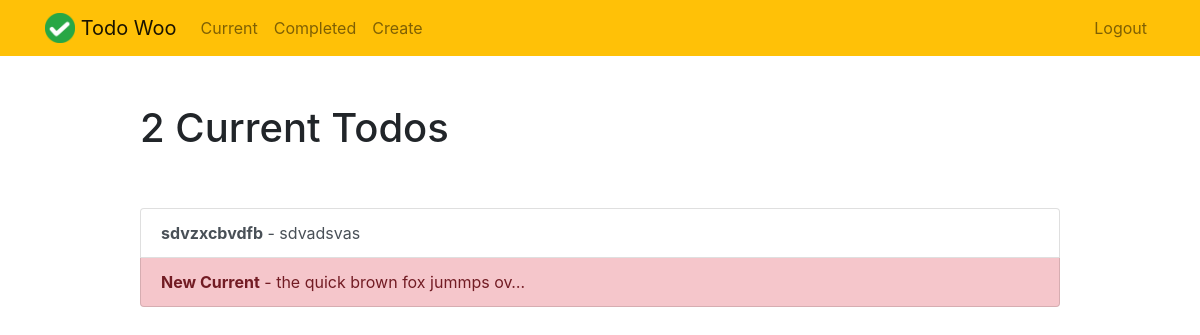
The page /currenttodos/ (signed in) on the database as committed earlier.
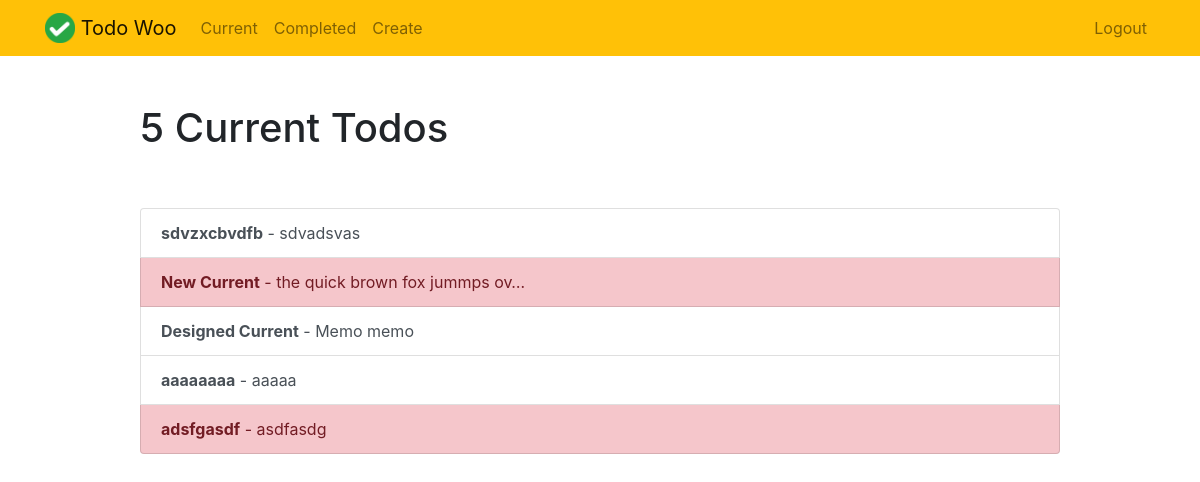
The same page on the database as committed later.
### todo/models.py (models this page shows, shortened)
class Todo(models.Model):
    title = models.CharField(max_length = 100)
    memo = models.TextField(blank = True)
    created = models.DateTimeField(auto_now_add = True)
    dateCompleted = models.DateTimeField(null = True, blank = True)
    important = models.BooleanField(default = False)
    user = models.ForeignKey(User, on_delete = models.CASCADE)

### todo/views.py (the view)
# urls.py: path('currenttodos/', views.currenttodos, name = 'currenttodos'),
@login_required
def currenttodos(request):
    todos = Todo.objects.filter(user = request.user, dateCompleted__isnull = True )
    return render(request, 'todo/currenttodos.html', {'todos' : todos})

### todo/templates/todo/currenttodos.html
{% extends "todo/base.html" %}
{% block content %}
    <div class="row justify-content-center mt-5">
        <div class="col-md-10">
            {% if todos %}
                 <h1>{{ todos.count }} Current Todo{{ todos.count|pluralize }}</h1>
            {% else %}
                           <h1>Current Todos</h1>
            {% endif %}
        </div>
    </div>
    <div class="row justify-content-center mt-5">
        <div class="col-md-10">
        {% if todos %}
            <div class="list-group">
                {% for todo in todos %}
                    <a href="{% url 'todoView' todo.id %}" class="list-group-item list-group-item-action{% if todo.important %} list-group-item-danger{% endif %}"><b>{{ todo.title }}</b>{% if todo.memo %} - {{ todo.memo|truncatechars:30 }}{% endif %}</a>
                {% endfor %}
            </div>
        {% else %}
            <div class="text-center">
                <h2>Looks like you don't have any todos! Nice work.</h2>
            <br>
            <a role="button" class="btn btn-primary" href="{% url 'createtodo' %}">New Todo</a>
            </div>
        {% endif %}
        </div>
    </div>
{% endblock %}

Rows that differ between the two databases and show on the page:
added Todo: title "Designed Current", memo "Memo memo"
added Todo: title "aaaaaaaa", memo "aaaaa"
added Todo: title "adsfgasdf", memo "asdfasdg", important True (drawn)
Other text that changed with them:
{{ todos.count }}: "2" → "5"
